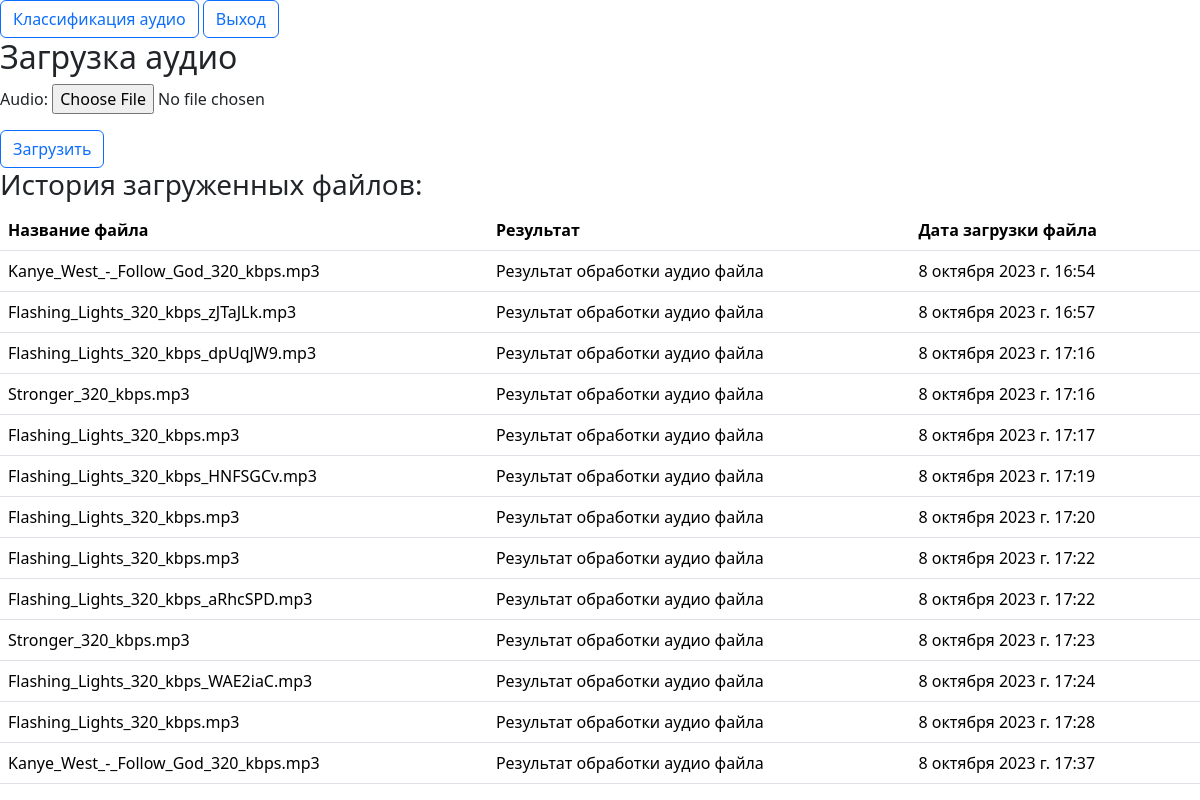
/upload/ (signed in), run on an earlier commit of the app's database.
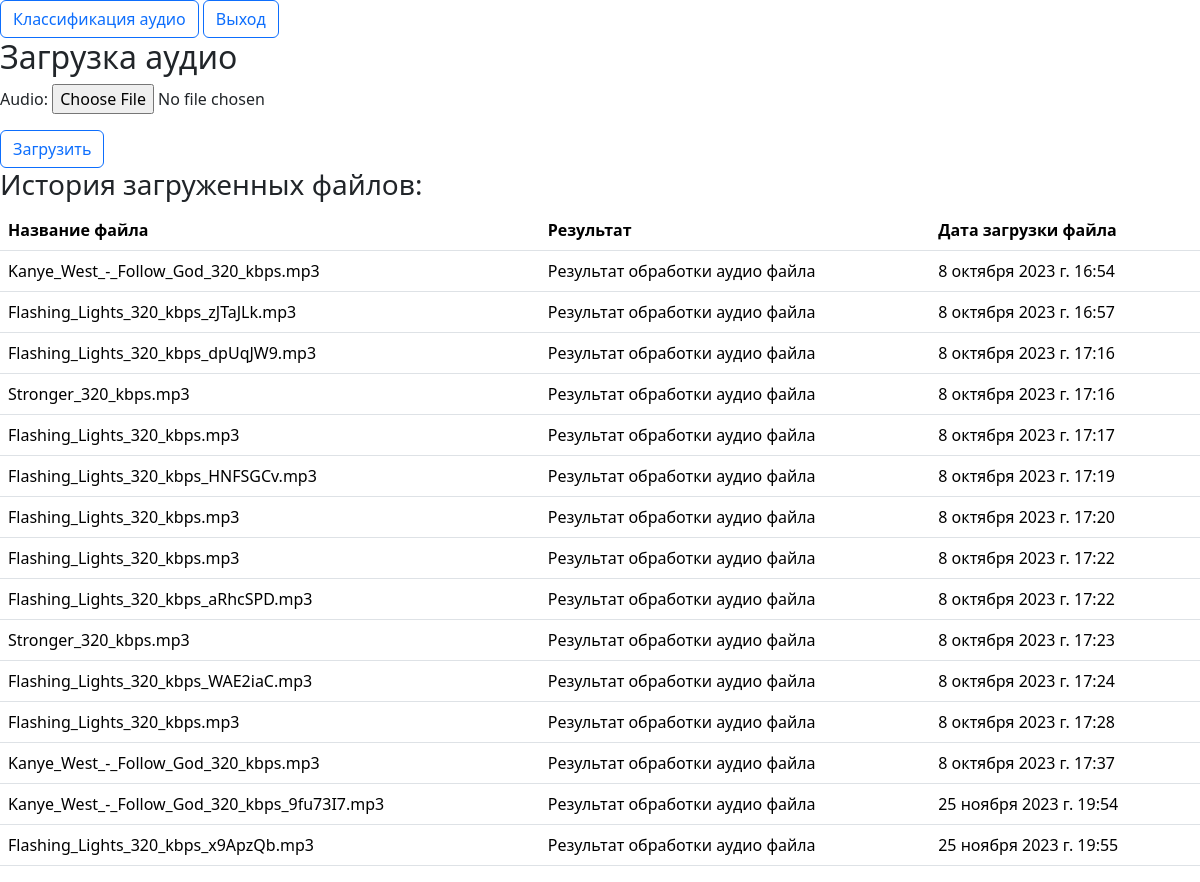
And on a later commit of the database.
### authorization/models.py (models this page shows, shortened)
class AudioFile(models.Model):
    user = models.ForeignKey(User, on_delete=models.CASCADE)
    file = models.FileField(
        upload_to=get_user_upload_path,
        default='path_to_default_file.mp3'
    )
    audio = models.FileField(upload_to=get_user_upload_path)
    result = models.TextField(blank=True)
    upload_date = models.DateTimeField(auto_now_add=True)

### authorization/views.py (the view)
# urls.py: path('upload/', views.upload_audio, name='upload_audio'),
@login_required
def upload_audio(request):
    if request.method == 'POST':
        form = AudioUploadForm(request.POST, request.FILES)
        if form.is_valid():
            audio_file = form.save(commit=False)
            audio_file.user = request.user  # Установите связь с текущим пользователем
            audio_file.result = process_audio(audio_file.audio)
            audio_file.save()
            return redirect('upload_audio')
    else:
        form = AudioUploadForm()
    audio_files = AudioFile.objects.filter(user=request.user)
    return render(request, 'authorization/audio.html', {'form': form, 'audio_files': audio_files})

### authorization/forms.py
class AudioUploadForm(forms.ModelForm):
    class Meta:
        model = AudioFile
        fields = ['audio']

### authorization/templatetags/custom_filters.py (called while the page is built)
@register.filter
def filename(value):
    return os.path.basename(value)

### authorization/templates/authorization/audio.html (shortened to what this page needs)
{% load custom_filters %}
<!DOCTYPE html>
<html lang="en">
<head>
    <link href="https://cdn.jsdelivr.net/npm/bootstrap@5.3.2/dist/css/bootstrap.min.css" rel="stylesheet"
>
</head>
<body>
{% include 'main.html' %}
<h2>Загрузка аудио</h2>
<form method="post" enctype="multipart/form-data">
    {{ form.as_p }}
    <button type="submit" class="btn btn-outline-primary">Загрузить</button>
</form>
<h3>История загруженных файлов:</h3>
<table class="table">
    <thead>
    <tr>
        <th>Название файла</th>
        <th>Результат</th>
        <th>Дата загрузки файла</th>
    </tr>
    </thead>
    <tbody>
    {% for audio_file in audio_files %}
        <tr>
            <td>{{ audio_file.audio.name|filename }}</td>
            <td>{{ audio_file.result }}</td>
            <td>{{ audio_file.upload_date }}</td>
        </tr>
    {% endfor %}
    </tbody>
</table>
</body>
</html>

### templates/main.html (shortened to what this page needs)
<!DOCTYPE html>
<html lang="en">
<head>
</head>
<body>
<a href="{% url 'upload_audio' %}" class="btn btn-outline-primary">Классификация аудио</a>
<a href="{% url 'logout' %}" class="btn btn-outline-primary">Выход</a>
</body>
</html>

What changed in the data, as far as the page shows it:
added AudioFile: audio.name|filename "Kanye_West_-_Follow_God_320_kbps_9fu73I7.mp3", result "Результат обработки аудио файла", upload_date "25 ноября 2023 г. 19:54"
added AudioFile: audio.name|filename "Flashing_Lights_320_kbps_x9ApzQb.mp3", result "Результат обработки аудио файла", upload_date "25 ноября 2023 г. 19:55"
